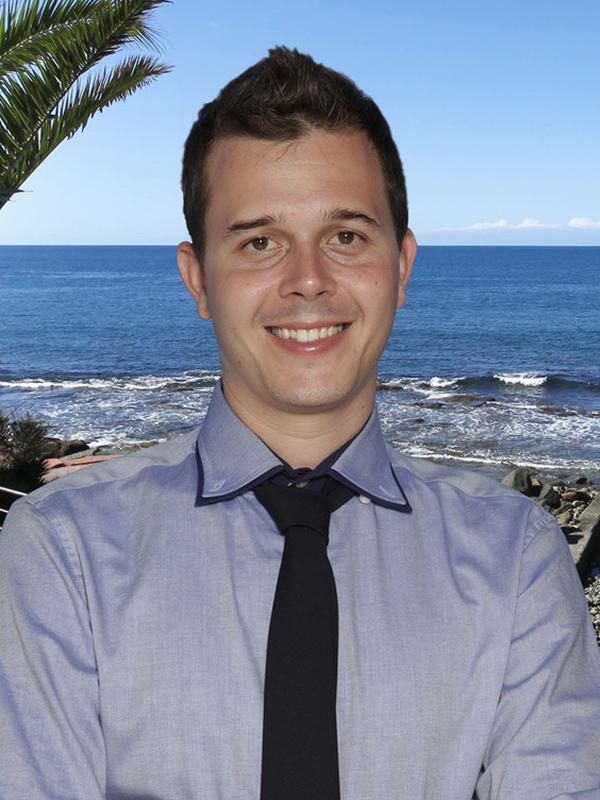
%> input picture dataset1/1803241638-00000200.jpg, 600 x 800 px
$ octave complete_segmentation.m   (GNU Octave 9; MATLAB toolbox functions it lacks are replaced by stand-ins)
%> lines starting %> are read from the running program, lines starting %| are printed output that depends on the picture; in (x1, y1, x2, y2) boxes, pixels count from 0 and x2, y2 are one past the last pixel; in counts of white or black regions, pixels touching at a corner belong together; the program's own positions count from 1
clc; close all; clear;

% List of image filenames for two datasets, choose 1 or 2
chooseDataset = 1;

if chooseDataset == 1
    % Dataset 1
    imageFiles = {'1803241638-00000200.jpg', '1803242036-00000059.jpg', '1803191139-00001033.jpg', '1803191139-00000036.jpg', ...
                  '1803241220-00000379.jpg', '1803241220-00000455.jpg', '1803242348-00000223.jpg', '1803242348-00000303.jpg', ...
                  '1803290249-00000352.jpg', '1803241944-00000092.jpg', '1803241944-00000180.jpg', '1803241944-00000241.jpg', ...
                  '1803290249-00000142.jpg', '1803241944-00000549.jpg', '1803261700-00000010.jpg', '1803261700-00000240.jpg', ...
                  '1803261700-00000348.jpg', '1803290249-00000131.jpg', '1803290100-00000210.jpg', '1803290100-00000343.jpg'};

    groundTruth = {'1803241638-00000200.png', '1803242036-00000059.png', '1803191139-00001033.png', '1803191139-00000036.png', ...
                  '1803241220-00000379.png', '1803241220-00000455.png', '1803242348-00000223.png', '1803242348-00000303.png', ...
                  '1803290249-00000352.png', '1803241944-00000092.png', '1803241944-00000180.png', '1803241944-00000241.png', ...
                  '1803290249-00000142.png', '1803241944-00000549.png', '1803261700-00000010.png', '1803261700-00000240.png', ...
                  '1803261700-00000348.png', '1803290249-00000131.png', '1803290100-00000210.png', '1803290100-00000343.png'};
else
    % Dataset 2
    imageFiles = {'1803191139-00000004.jpg', '1803191139-00000114.jpg', '1803191139-00000116.jpg', '1803191139-00000214.jpg', ...
                  '1803191139-00000268.jpg', '1803191139-00000276.jpg', '1803240740-00000042.jpg', '1803191139-00000316.jpg', ...
                  '1803191139-00000345.jpg', '1803191139-00000391.jpg', '1803191139-00000410.jpg', '1803191139-00000525.jpg', ...
                  '1803191139-00000528.jpg', '1803191139-00000596.jpg', '1803191139-00000598.jpg', '1803191139-00000646.jpg', ...
                  '1803191139-00000784.jpg', '1803191139-00001037.jpg', '1803201916-00000171.jpg', '1803231608-00000265.jpg'};

    groundTruth = {'1803191139-00000004.png', '1803191139-00000114.png', '1803191139-00000116.png', '1803191139-00000214.png', ...
                  '1803191139-00000268.png', '1803191139-00000276.png', '1803191139-00001039.png', '1803191139-00000316.png', ...
                  '1803191139-00000345.png', '1803191139-00000391.png', '1803191139-00000410.png', '1803191139-00000525.png', ...
                  '1803191139-00000528.png', '1803191139-00000596.png', '1803191139-00000598.png', '1803191139-00000646.png', ...
                  '1803191139-00000784.png', '1803191139-00001037.png', '1803201916-00000171.png', '1803231608-00000265.png'};
end

% Number of images
numImages = length(imageFiles);

% Create a Viola-Jones detector object for face detection
faceDetector = vision.CascadeObjectDetector();

figure;
set(gcf, 'Position', [100, 100, 1200, 800]); % Figure layout sizing
% Counter to track the subplot index
subplotIdx = 1;

% Loop through each image, detect face, apply skin segmentation, and display
for i = 1:numImages
    tic;  % Start timer

    % Read the current image
    img = imread(imageFiles{i});
%> img is the input picture: size 800x600x3 uint8; mean R, G, B 127.9, 137.6, 157.5
    trueMask = imread(groundTruth{i});

    % Detect faces in the image
    bboxFace = step(faceDetector, img);  % Returns upper left corner and size of bounding box
%> bboxFace = [184 148 240 240]

    % Apply non-maxima suppression: keep only the largest face
    if ~isempty(bboxFace)
        % Compute the area of each bounding box and find the largest
        areas = bboxFace(:, 3) .* bboxFace(:, 4); % Width * Height
%> areas = 57600
        [~, maxIndex] = max(areas);
%> maxIndex = 1
        bboxFace = bboxFace(maxIndex, :); % Keep only the largest face

        % Further crop into the face region by zooming in 84%
        zoomFactor = 0.84;  % Zooming factor
        centerX = bboxFace(1) + bboxFace(3) / 2;  % Center X coordinate of the bounding box
%> centerX = 304
        centerY = bboxFace(2) + bboxFace(4) / 2;  % Center Y coordinate of the bounding box
%> centerY = 268

        % Calculate new width and height
        newWidth = bboxFace(3) * zoomFactor;
%> newWidth = 201.6
        newHeight = bboxFace(4) * zoomFactor;
%> newHeight = 201.6

        % Calculate new top-left corner of the bounding box for cropping
        newX = centerX - newWidth / 2;
%> newX = 203.2
        newY = centerY - newHeight / 2;
%> newY = 167.2

        % Ensure the new bounding box is within image boundaries
        newX = max(1, newX);
        newY = max(1, newY);
        newWidth = min(newWidth, size(img, 2) - newX);
        newHeight = min(newHeight, size(img, 1) - newY);

        % Create the new bounding box for cropping
        newBbox = [newX, newY, newWidth, newHeight];
%> newBbox = [203.2 167.2 201.6 201.6]

        % Crop the new face region
        faceRegion = imcrop(img, newBbox);

        %% Skin Segmentation Using Face Region Histograms

        % Convert the face region and original image to HSV and RGB color spaces
        hsvFace = rgb2hsv(faceRegion);
%> hsvFace: size 203x203x3 double; mean H, S, V 0.0898, 0.357, 0.595
        hsvImg = rgb2hsv(img);
%> hsvImg: size 800x600x3 double; mean H, S, V 0.524, 0.268, 0.647
        rgbImg = img;

        % Extract Red channel from RGB and Hue from HSV (Face Region)
        redChannelFace = faceRegion(:,:,1);
        hueChannelFace = hsvFace(:,:,1);
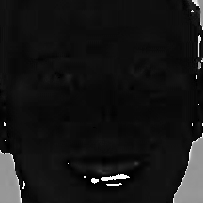
%> hueChannelFace: size 203x203 double; min 0, max 0.998, mean 0.0898

        % Create histograms of the skin pixels (Face Region)
        histRed = histcounts(redChannelFace, 256, 'Normalization', 'probability');
%> histRed = 256 values, max 0.0158 at index 175, min 0 at index 2, mean 0.00391
        histHue = histcounts(hueChannelFace, 256, 'Normalization', 'probability');
%> histHue = 256 values, max 0.119 at index 15, min 0 at index 33, mean 0.00391

        % Apply backprojection to the entire original image
        redChannelImg = rgbImg(:,:,1);
        hueChannelImg = hsvImg(:,:,1);

        % Backproject the histograms onto the entire original image
        probabilityRed = histRed(double(redChannelImg) + 1);  % Red channel backprojection

        % Convert the hue values of the entire image to indices in the range [1, 256]
        hueIndicesImg = round(hueChannelImg * 255) + 1;

        % Ensure the indices are within the valid range [1, 256]
        hueIndicesImg = max(1, min(256, hueIndicesImg));

        % Backproject the histogram onto the hue channel of the entire image
        probabilityHue = histHue(hueIndicesImg);

        % Combine the probabilities for the entire image
        skinProbability = probabilityHue .* probabilityRed;

        % Threshold the probability to segment the skin
        skinThreshold = 1E-4;  % Adjust this value as necessary
        skinSegment = skinProbability > skinThreshold;
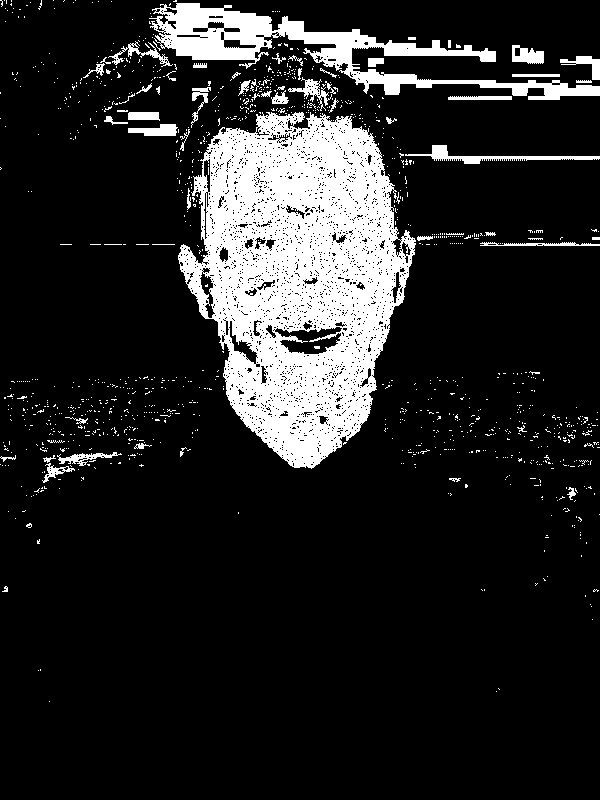
%> skinSegment: size 800x600 logical; 14.7% white; 1108 white regions (1048 under 20 px), largest, box (x1, y1, x2, y2) and area: (178, 112, 416, 469) 50744, (149, 3, 600, 100) 10639, (405, 145, 600, 164) 950

        % Calculate the mean and standard deviation of the hue/sat/val values within the face region
        meanHue = mean(hueChannelFace(:));
%> meanHue = 0.0898
        stdHue = std(hueChannelFace(:));
%> stdHue = 0.147

        % Define adaptive thresholds for the hue channel
        hueMin = max(0, meanHue - 0.75 * stdHue); % Lower bound for hue
%> hueMin = 0
        hueMax = min(1, meanHue + 0.75 * stdHue); % Upper bound for hue
%> hueMax = 0.2

        satChannelFace = hsvFace(:,:,2);
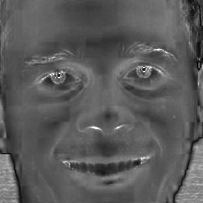
%> satChannelFace: size 203x203 double; min 0, max 1, mean 0.357

        meanSat = mean(satChannelFace(:));
%> meanSat = 0.357
        stdSat = std(satChannelFace(:));
%> stdSat = 0.0865

        % Define adaptive thresholds for the sat channel
        saturationMin = max(0, meanSat - 1.25 * stdSat); % Lower bound for sat
%> saturationMin = 0.249
        saturationMax = min(1, meanSat + 1.25 * stdSat); % Upper bound for sat
%> saturationMax = 0.465

        valChannelFace = hsvFace(:,:,3);
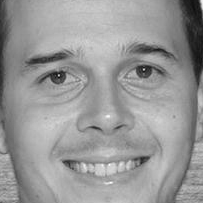
%> valChannelFace: size 203x203 double; min 0.051, max 1, mean 0.595

        meanVal = mean(valChannelFace(:));
%> meanVal = 0.595
        stdVal = std(valChannelFace(:));
%> stdVal = 0.138

        % Define adaptive thresholds for the val channel
        valueMin = max(0, meanVal - 1.5 * stdVal); % Lower bound for val
%> valueMin = 0.388
        valueMax = min(1, meanVal + 1.5 * stdVal); % Upper bound for val
%> valueMax = 0.802

        % Extract the HSV channels of the original image
        hueChannel = hsvImg(:, :, 1);
        saturationChannel = hsvImg(:, :, 2);
        valueChannel = hsvImg(:, :, 3);
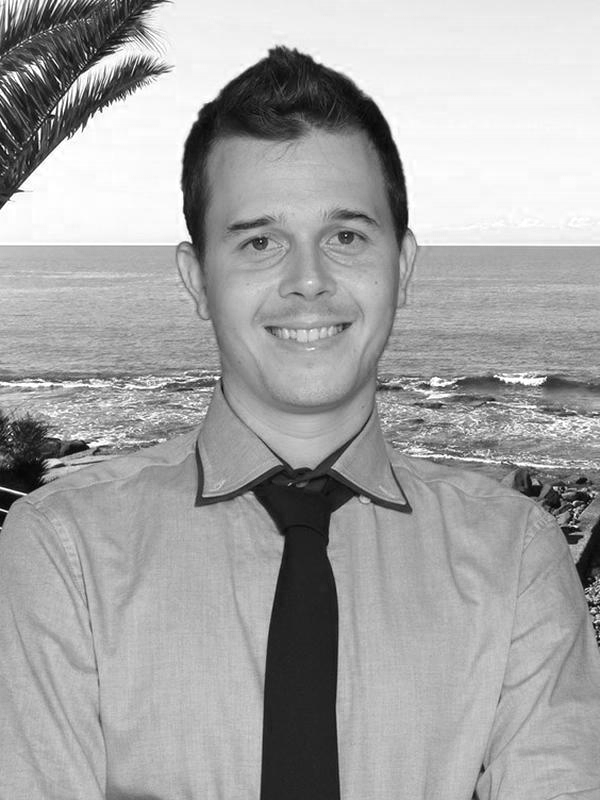
%> valueChannel: size 800x600 double; min 0, max 1, mean 0.647

        % Apply the thresholds only within the skinSegment mask
        hueMask = (hueChannel >= hueMin) & (hueChannel <= hueMax) & skinSegment;
%> hueMask: size 800x600 logical; 11.1% white; 328 white regions (306 under 20 px), largest, box (x1, y1, x2, y2) and area: (178, 112, 416, 469) 50744, (288, 77, 332, 111) 391, (57, 452, 122, 466) 321
        saturationMask = (saturationChannel >= saturationMin) & (saturationChannel <= saturationMax) & skinSegment;
%> saturationMask: size 800x600 logical; 13.1% white; 538 white regions (495 under 20 px), largest, box (x1, y1, x2, y2) and area: (195, 112, 415, 468) 45524, (149, 3, 600, 100) 10638, (405, 145, 600, 164) 950
        valueMask = (valueChannel >= valueMin) & (valueChannel <= valueMax) & skinSegment;
%> valueMask: size 800x600 logical; 10.2% white; 672 white regions (661 under 20 px), largest, box (x1, y1, x2, y2) and area: (178, 123, 416, 469) 46813, (58, 452, 122, 466) 299, (44, 466, 75, 482) 161

        % Combine the masks with the original skinSegment mask
        thresholdedSkinMask = hueMask & saturationMask & valueMask;
%> thresholdedSkinMask: size 800x600 logical; 9.1% white; 58 white regions (54 under 20 px), largest, box (x1, y1, x2, y2) and area: (206, 123, 415, 468) 42812, (178, 247, 209, 319) 743, (72, 456, 93, 466) 66, (309, 332, 338, 342) 64

        % Morphological Operations to Refine the Skin Segment (on thresholded mask)
        se = strel('disk', 9); % A disk-shaped structuring element with a radius of 5 pixels
        closedSkinMask = imclose(thresholdedSkinMask, se);
%> closedSkinMask: size 800x600 logical; 11.4% white; 5 white regions (2 under 20 px), largest, box (x1, y1, x2, y2) and area: (178, 118, 415, 468) 54222, (70, 455, 104, 466) 162, (45, 458, 65, 470) 121
        filledSkinMask = imfill(closedSkinMask, 'holes');
        openedSkinMask = imopen(filledSkinMask, se);
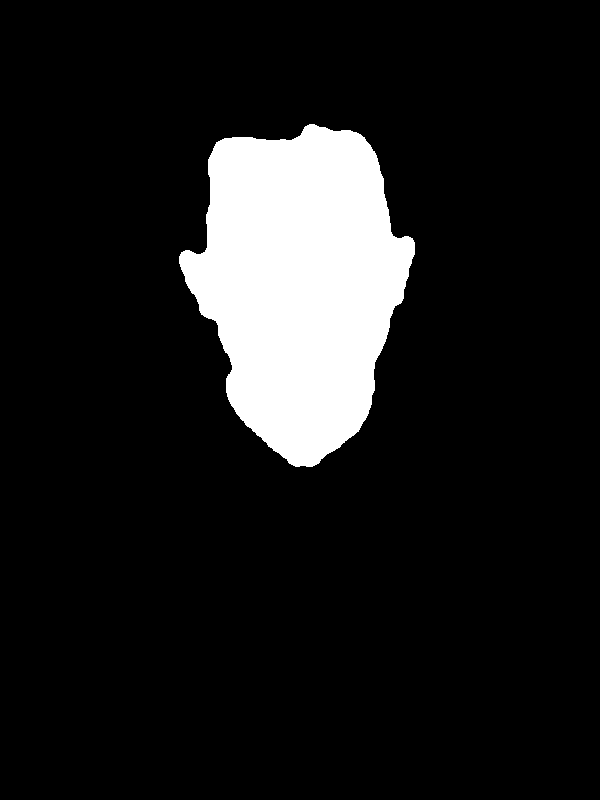
%> openedSkinMask: size 800x600 logical; 11.3% white; 1 white region, box (x1, y1, x2, y2) and area: (179, 124, 415, 467) 54033

        % Keep only the largest connected white region
        connectedComponents = bwconncomp(openedSkinMask);
%> connectedComponents = 1 connected component
        numPixels = cellfun(@numel, connectedComponents.PixelIdxList);
%> numPixels = 54033
        [~, largestIdx] = max(numPixels);
%> largestIdx = 1
        largestRegionMask = false(size(openedSkinMask));
        largestRegionMask(connectedComponents.PixelIdxList{largestIdx}) = true;


        %% Hair Segmentation

        % Load Viola-Jones detector for mouth detection
        mouthDetector = vision.CascadeObjectDetector('Mouth', 'MergeThreshold', 16);

        % Convert to HSV color space
        hsvImg = rgb2hsv(img);
        vChannel = hsvImg(:,:,3); % Value (brightness)
        hChannel = hsvImg(:,:,1); % Hue
        sChannel = hsvImg(:,:,2);

        % Threshold for potential hair region using Value channel
        hairMaskV = vChannel < 0.25; % Threshold for darker regions
%> hairMaskV: size 800x600 logical; 11.1% white; 338 white regions (295 under 20 px), largest, box (x1, y1, x2, y2) and area: (196, 415, 412, 800) 23920, (182, 48, 408, 264) 13843, (0, 0, 161, 199) 6109
        hairMask = hairMaskV & (hChannel < 0.2 | hChannel > 0.6);
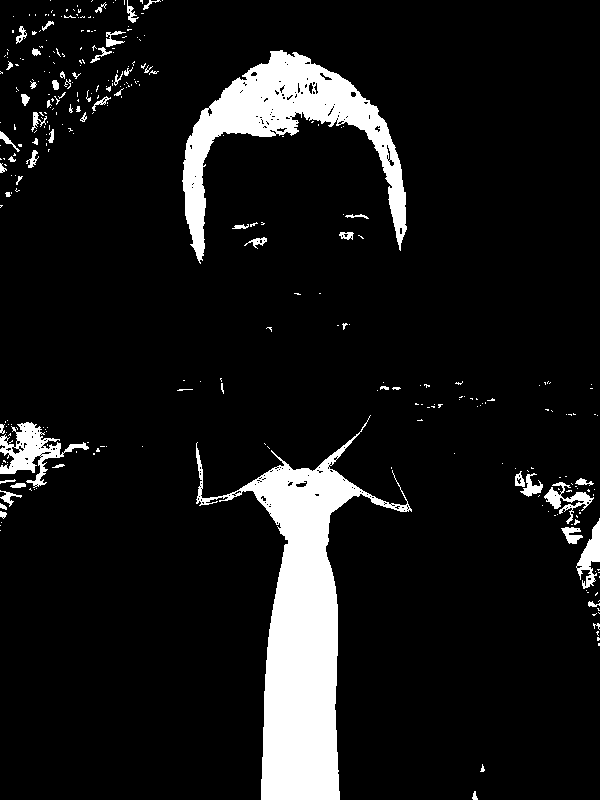
%> hairMask: size 800x600 logical; 9.3% white; 319 white regions (258 under 20 px), largest, box (x1, y1, x2, y2) and area: (196, 415, 412, 800) 23866, (182, 50, 407, 264) 13387, (0, 422, 89, 488) 1957

        % Detect mouth region using Viola-Jones
%> (the run ends here)
